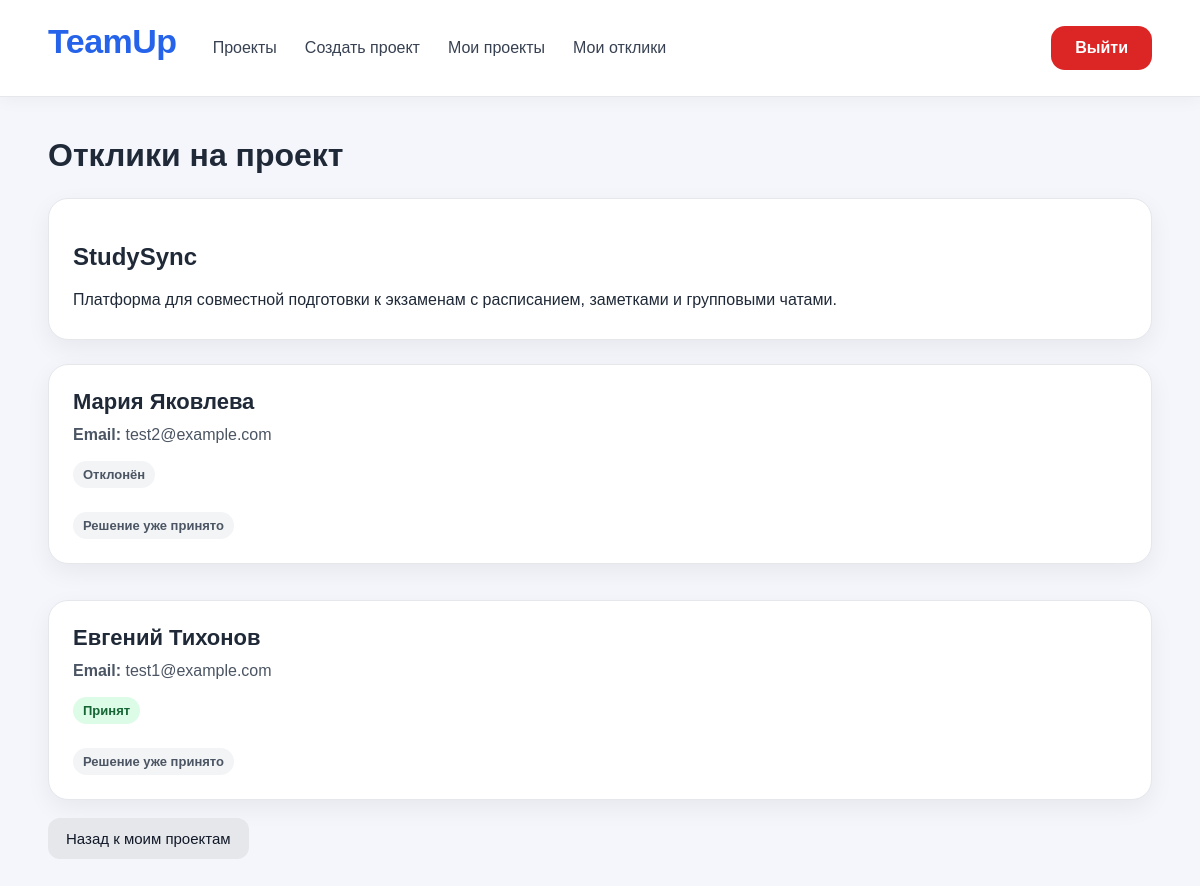
Screenshot of /projects/1/applications (signed in) with the database file from the repository.
### app/models/project.py (models this page shows)
class Project(Base):
    __tablename__ = "projects"
    id: Mapped[int] = mapped_column(primary_key=True)
    title: Mapped[str] = mapped_column(String(255), nullable=False)
    description: Mapped[str] = mapped_column(String(1000), nullable=False)
    status: Mapped[str] = mapped_column(String(50), default="draft", nullable=False)
    max_participants: Mapped[int] = mapped_column(Integer, nullable=False, default=1)
    owner_id: Mapped[int] = mapped_column(ForeignKey("users.id"), nullable=False)
    owner = relationship("User", back_populates="projects")
    applications = relationship("Application", back_populates="project")

### app/models/application.py (models this page shows)
class Application(Base):
    __tablename__ = "applications"
    id: Mapped[int] = mapped_column(primary_key=True)
    status: Mapped[str] = mapped_column(String(1000), default="pending", nullable=False)
    project_id: Mapped[int] = mapped_column(ForeignKey("projects.id"), nullable=False)
    user_id: Mapped[int] = mapped_column(ForeignKey("users.id"), nullable=False)
    project = relationship("Project", back_populates="applications")
    user = relationship("User", back_populates="applications")

### app/models/user.py (models this page shows)
class User(Base):
    __tablename__ = "users"
    id: Mapped[int] = mapped_column(primary_key=True)
    first_name: Mapped[str] = mapped_column(String(255), nullable=False)
    last_name: Mapped[str] = mapped_column(String(255), nullable=False)
    email: Mapped[str] = mapped_column(String(255), unique=True, nullable=False)
    password: Mapped[str] = mapped_column(String(255), nullable=False)
    role: Mapped[str] = mapped_column(String(50), default="user", nullable=False)
    projects = relationship("Project", back_populates="owner")
    applications = relationship("Application", back_populates="user")

### app/api/applications.py (the view)
@router.get("/projects/{project_id}/applications")
async def project_applications(
    project_id: int,
    request: Request,
    session: AsyncSession = Depends(get_session),
):
    user_id = request.session.get("user_id")
    user_name = request.session.get("user_name")
    user_email = request.session.get("user_email")
    user_role = request.session.get("user_role")
    if not user_id:
        return RedirectResponse(url="/login", status_code=303)
    application_repository = ApplicationRepository(session)
    application_service = ApplicationService(application_repository)
    project = await application_repository.get_project_by_id(project_id)
    if not project:
        return RedirectResponse(
            url="/my-projects?message=Проект не найден",
            status_code=303
        )
    if project.owner_id != user_id:
        return RedirectResponse(
            url="/my-projects?message=У вас нет доступа к откликам на этот проект",
            status_code=303
        )
    applications = await application_service.get_project_applications(project_id)
    message = request.query_params.get("message")
    return templates.TemplateResponse(
        request=request,
        name="project_applications.html",
        context={
            "project": project,
            "applications": applications,
            "user_name": user_name,
            "user_email": user_email,
            "user_role": user_role,
            "message": message
        }
    )

### templates/project_applications.html (shortened to what this page needs)
{% extends "base.html" %}
{% block content %}
<h1 class="page-title">Отклики на проект</h1>
<div class="card user-panel">
    <h2>{{ project.title }}</h2>
    <p>{{ project.description }}</p>
</div>
{% if applications %}
<div class="project-grid">
    {% for application in applications %}
    <div class="card project-card">
        <div>
            <h3>
                {{ application.user.first_name }} {{ application.user.last_name }}
            </h3>
            <p><strong>Email:</strong> {{ application.user.email }}</p>
        </div>
        <div class="meta">
            {% if application.status == "pending" %}
                <span class="badge badge-warning">На рассмотрении</span>
            {% elif application.status == "accepted" %}
                <span class="badge badge-success">Принят</span>
            {% elif application.status == "rejected" %}
                <span class="badge badge-muted">Отклонён</span>
            {% else %}
                <span class="badge badge-muted">{{ application.status }}</span>
            {% endif %}
        </div>
        <div class="actions">
            {% if application.status == "pending" and project.status == "open" %}
                <form method="post" action="/applications/{{ application.id }}/accept">
                    <button type="submit" class="button">
                        Принять
                    </button>
                </form>
                <form method="post" action="/applications/{{ application.id }}/reject">
                    <button type="submit" class="button button-danger">
                        Отклонить
                    </button>
                </form>
            {% elif application.status == "pending" and project.status != "open" %}
                <span class="badge badge-muted">
                    Проект закрыт для обработки откликов
                </span>
            {% else %}
                <span class="badge badge-muted">
                    Решение уже принято
                </span>
            {% endif %}
        </div>
    </div>
    {% endfor %}
</div>
{% else %}
<div class="card empty">
    На этот проект пока никто не откликнулся 😔
</div>
{% endif %}
<br>
<a href="/my-projects" class="button button-secondary">
    Назад к моим проектам
</a>
{% endblock %}

### static/css/style.css (style rules this page uses)
* { box-sizing: border-box; }
body { font-family: Arial, sans-serif; background: #f4f6fb; margin: 0; color: #1f2937 }
a { color: inherit; text-decoration: none; }
.button { display: inline-block; border: none; cursor: pointer; background: #2563eb; color: white; padding: 12px 18px; border-radius: 12px; font-size: 15px; }
.button-secondary { background: #e5e7eb; color: #111827; }
.card { background: white; border: 1px solid #e5e7eb; border-radius: 20px; padding: 24px; box-shadow: 0 8px 24px rgba(15, 23, 42, 0.06); }
.card + .card { margin-top: 18px; }
.page-title { margin: 0 0 24px; font-size: 32px; }
.project-grid { display: grid; gap: 18px; }
.project-card { display: flex; flex-direction: column; gap: 14px; }
.project-card h3 { margin: 0 0 8px; font-size: 22px; }
.project-card p { margin: 0; line-height: 1.5; color: #4b5563; }
.meta { display: flex; flex-wrap: wrap; gap: 10px; font-size: 14px; margin-bottom: 10px; }
.badge { display: inline-block; background: #eef2ff; color: #3730a3; border-radius: 999px; padding: 6px 10px; font-size: 13px; font-weight: 600; }
.badge-success { background: #dcfce7; color: #166534; }
.badge-muted { background: #f3f4f6; color: #4b5563; }
.user-panel { margin-bottom: 24px; }
.user-panel p { margin: 6px 0; }
.actions { display: flex; flex-wrap: wrap; gap: 10px; margin-top: 10px; }
.actions { display: flex; align-items: center; flex-wrap: wrap; gap: 10px; margin-top: 0; }

### rows the page displays
Project: title "StudySync", description "Платформа для совместной подготовки к экзаменам с расписанием, заметками и групповыми чатами."
Application: user.first_name "Мария", user.last_name "Яковлева", user.email "test2@example.com", status "Отклонён"
Application: user.first_name "Евгений", user.last_name "Тихонов", user.email "test1@example.com", status "Принят"
